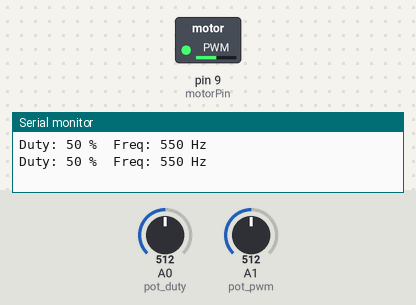
The sketch below on a simulated Arduino Uno, built with avr-gcc and run on an emulated ATmega328P. Shown: switched loads named in the sketch (green lamp = pin HIGH), the last lines printed to the serial monitor. The inputs (shaded band) are chosen by the test bench; at power-on: A1 (pot_pwm) = 512, A0 (pot_duty) = 512.

Above: at 1.2 s.
1.3 s: A1 (pot_pwm) set to 306
4.3 s: A0 (pot_duty) set to 900
At 5.5 s:
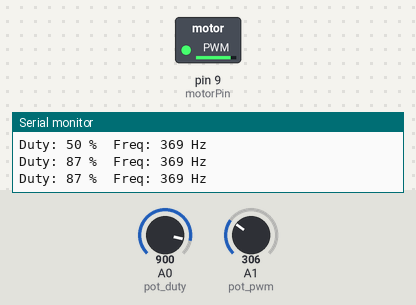
5.9 s: A0 (pot_duty) set to 122
At 6.7 s:
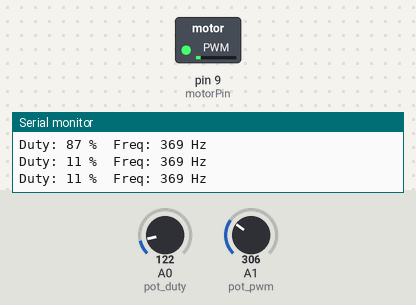
7.5 s: A0 (pot_duty) set to 0
At 8.6 s:
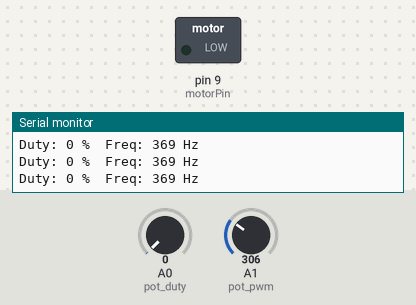
Timing chart, 0 to 10.0 s (numbered marks = the images above; inputs shaded):
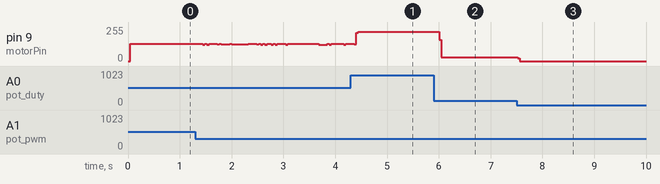

Measured:
- after the input at 5.9 s, pin 9 (motorPin): 220/255 → 29/255 after 0.10 s
- after the input at 7.5 s, pin 9 (motorPin): 29/255 → 0/255 at once

The sketch:

DC_Motor_Duty_Frequency.ino
```cpp
// DC motor with two pots
// pot on A0 sets the duty cycle, pot on A1 sets the PWM frequency
// PWM is done in software so the frequency can be changed

int pot_duty = A0;
int pot_pwm = A1;
int motorPin = 9;

int duty;        // 0 - 100 %
int freq;        // Hz
long period;     // us
long onTime;     // us
unsigned long lastRead = 0;
unsigned long lastPrint = 0;

void setup() {
  Serial.begin(9600);
  pinMode(motorPin, OUTPUT);
  readPots();
}

void loop() {
  // reading the pots takes time, so only do it every 100 ms
  // otherwise every PWM cycle gets longer and the duty is wrong
  if (millis() - lastRead > 100) {
    lastRead = millis();
    readPots();
  }

  // one PWM cycle
  if (onTime > 0) {
    digitalWrite(motorPin, HIGH);
    delayMicroseconds(onTime);
  }
  if (onTime < period) {
    digitalWrite(motorPin, LOW);
    delayMicroseconds(period - onTime);
  }

  // print the settings twice a second
  if (millis() - lastPrint > 500) {
    lastPrint = millis();
    Serial.print("Duty: ");
    Serial.print(duty);
    Serial.print(" %  Freq: ");
    Serial.print(freq);
    Serial.println(" Hz");
  }
}

void readPots() {
  duty = map(analogRead(pot_duty), 0, 1023, 0, 100);
  freq = map(analogRead(pot_pwm), 0, 1023, 100, 1000);

  period = 1000000L / freq;
  onTime = period * duty / 100;
}
```
